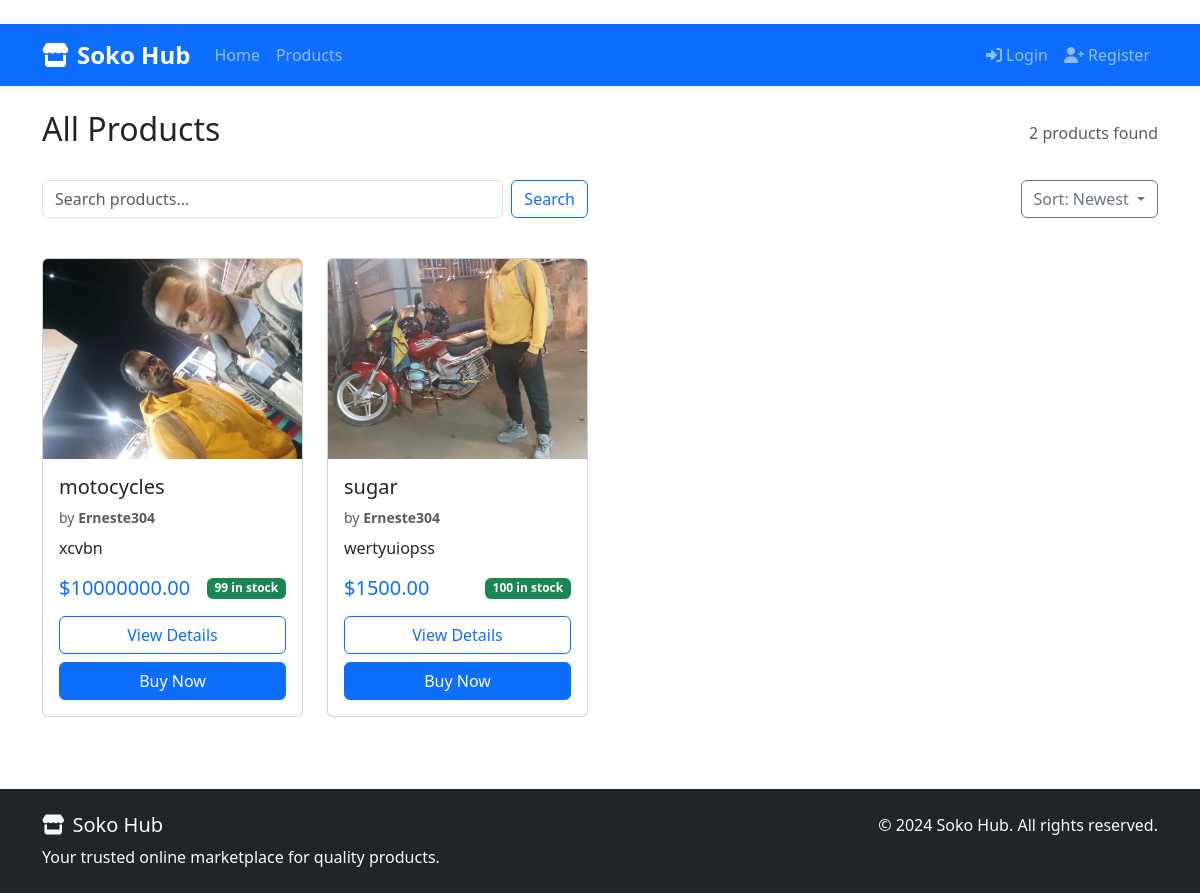
Screenshot of /products/ with the database file from the repository.
### products/models.py (models this page shows, shortened)
class Product(models.Model):
    STATUS_CHOICES = (
        ('active', 'Active'),
        ('inactive', 'Inactive'),
        ('out_of_stock', 'Out of Stock'),
    )
    uuid = models.UUIDField(default=uuid.uuid4, editable=False, unique=True)
    vendor = models.ForeignKey(
        settings.AUTH_USER_MODEL,
        on_delete=models.CASCADE,
        limit_choices_to={'user_type': 'vendor'},
        related_name='vendor_products'
    )
    name = models.CharField(max_length=255)
    description = models.TextField()
    price = models.DecimalField(
        max_digits=10,
        decimal_places=2,
        validators=[MinValueValidator(0.01)]
    )
    stock = models.PositiveIntegerField(default=0)
    image = models.ImageField(
        upload_to='products/',
        blank=True,
        null=True,
        default='products/default_product.png'
    )
    status = models.CharField(
        max_length=20,
        choices=STATUS_CHOICES,
        default='active'
    )
    created_at = models.DateTimeField(auto_now_add=True)
    updated_at = models.DateTimeField(auto_now=True)
    class Meta:
        ordering = ['-created_at']
    def is_in_stock(self):
        return self.stock > 0 and self.status == 'active'

### accounts/models.py (models this page shows, shortened)
class User(AbstractUser):
    USER_TYPE_CHOICES = (
        ('vendor', 'Vendor'),
        ('customer', 'Customer'),
    )
    user_type = models.CharField(
        max_length=20,
        choices=USER_TYPE_CHOICES,
        default='customer'
    )
    phone = models.CharField(max_length=15, blank=True)
    location = models.CharField(max_length=255, blank=True)
    class Meta:
        db_table = 'auth_user'  # This ensures we replace the default User model

### products/views.py (the view)
# urls.py: path('products/', views.product_list, name='product_list'),
def product_list(request):
    products_list = Product.objects.filter(status='active').order_by('-created_at')
    search_query = request.GET.get('search', '')
    if search_query:
        products_list = products_list.filter(
            Q(name__icontains=search_query) |
            Q(description__icontains=search_query) |
            Q(vendor__username__icontains=search_query)
        )
    sort = request.GET.get('sort', 'newest')
    if sort == 'price_low':
        products_list = products_list.order_by('price')
    elif sort == 'price_high':
        products_list = products_list.order_by('-price')
    elif sort == 'name':
        products_list = products_list.order_by('name')
    paginator = Paginator(products_list, 12)
    page_number = request.GET.get('page')
    products = paginator.get_page(page_number)
    context = {
        'products': products,
        'title': 'All Products',
        'search_query': search_query,
        'sort': sort,
        'total_products': products_list.count()
    }
    return render(request, 'products/product_list.html', context)

### templates/products/product_list.html (shortened to what this page needs)
﻿{% extends 'base.html' %}
{% block content %}
<div class="d-flex justify-content-between align-items-center mb-4">
    <h2>{{ title }}</h2>
    <span class="text-muted">{{ total_products }} products found</span>
</div>
<div class="row mb-4">
    <div class="col-md-6">
        <form method="get" class="d-flex">
            <input type="text" name="search" class="form-control me-2"
                   placeholder="Search products..." value="{{ search_query }}">
            <button type="submit" class="btn btn-outline-primary">Search</button>
        </form>
    </div>
    <div class="col-md-6 text-end">
        <div class="dropdown">
            <button class="btn btn-outline-secondary dropdown-toggle" type="button"
                    data-bs-toggle="dropdown">
                Sort:
                {% if sort == 'newest' %}Newest
                {% elif sort == 'price_low' %}Price: Low to High
                {% elif sort == 'price_high' %}Price: High to Low
                {% elif sort == 'name' %}Name
                {% endif %}
            </button>
        </div>
    </div>
</div>
{% if products %}
<div class="row">
    {% for product in products %}
    <div class="col-xl-3 col-lg-4 col-md-6 mb-4">
        <div class="card product-card h-100">
            <div class="card-img-top-container" style="height: 200px; overflow: hidden;">
                {% if product.image %}
                <img src="{{ product.image.url }}" class="card-img-top" alt="{{ product.name }}"
                     style="height: 100%; object-fit: cover;">
                {% else %}
                <div class="bg-light d-flex align-items-center justify-content-center h-100">
                    <span class="text-muted">No Image</span>
                </div>
                {% endif %}
            </div>
            <div class="card-body d-flex flex-column">
                <h5 class="card-title">{{ product.name }}</h5>
                <p class="card-text text-muted small mb-2">
                    by <strong>{{ product.vendor.username }}</strong>
                </p>
                <p class="card-text flex-grow-1">
                    {{ product.description|truncatewords:15 }}
                </p>
                <div class="mt-auto">
                    <div class="d-flex justify-content-between align-items-center mb-3">
                        <strong class="text-primary h5 mb-0">${{ product.price }}</strong>
                        <span class="badge {% if product.is_in_stock %}bg-success{% else %}bg-danger{% endif %}">
                            {% if product.is_in_stock %}{{ product.stock }} in stock{% else %}Out of Stock{% endif %}
                        </span>
                    </div>
                    <div class="d-grid gap-2">
                        <a href="{% url 'product_detail' product.id %}" class="btn btn-outline-primary">
                            View Details
                        </a>
                        {% if product.is_in_stock %}
                        <a href="{% url 'checkout' product.id %}" class="btn btn-primary">
                            Buy Now
                        </a>
                        {% else %}
                        <button class="btn btn-secondary" disabled>Out of Stock</button>
                        {% endif %}
                    </div>
                </div>
            </div>
        </div>
    </div>
    {% endfor %}
</div>
{% endif %}
{% endblock %}

### templates/base.html (style rules this page uses)
.product-card { transition: transform 0.2s, box-shadow 0.2s; }

### rows the page displays
Product: image (picture), name "motocycles", vendor.username "Erneste304", description "xcvbn", price "10000000.00", stock "99", status "Buy Now"
Product: image (picture), name "sugar", vendor.username "Erneste304", description "wertyuiopss", price "1500.00", stock "100", status "Buy Now"

### other values shown
{{ title }} "All Products"
{{ total_products }} "2"
